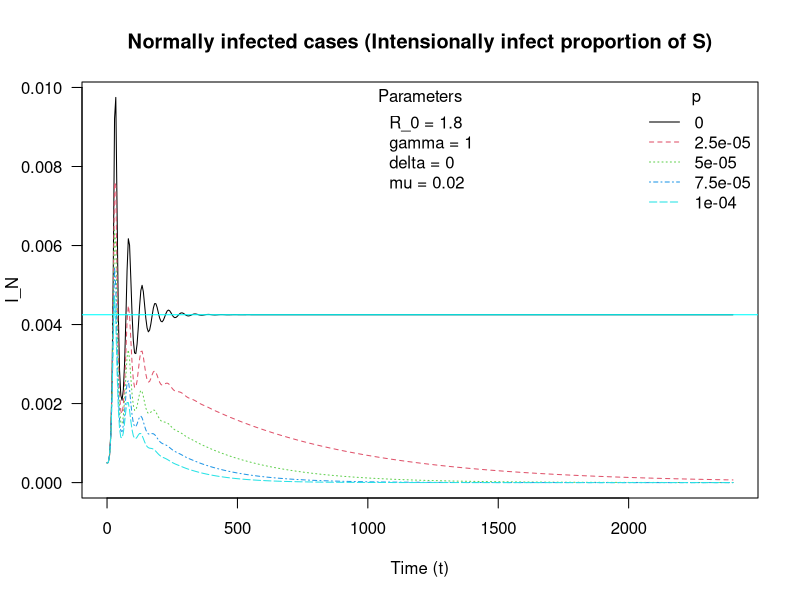

The R source for this figure:
library(deSolve)
## Vector Field for SIR model
SIR.vector.field <- function(t, vars, parms) {
  ##SIR.vector.field <- function(t, vars=c(S=S,I=I,R=R,Q=Q,X=X), parms=c(R_0=R_0,gamma=gamma,delta=delta,mu=mu,p=p)) {
    with(as.list(c(parms, vars)), {
    ## Summary: In intensional infection cases, I divided the infected further into normally infected and intensionally infected. 
    ##          While the normally infected cases are the real casualties.
    dS <- mu -gamma*R_0*S*(I_N+I_T) -p*S -mu*S# dS/dt
    dQ <- gamma*R_0*S*(I_N+I_T)+p*S + mu*p # cumulative cases
    dX <- gamma*R_0*S*I_N #cumulative normally infected cases
    dI_T <- p*S+gamma*R_0*S*I_T - gamma*I_T-mu*I_T # intensional infected cases, and cases which is infected by them
    dI_N <- gamma*R_0*S*I_N - gamma*I_N-mu*I_N # Normally infected cases
    dR <- gamma*(I_T+I_N)-mu*R #dR/dt
    
    dS_v <- mu-gamma*R_0*S_v*V -p*(S_v) - mu*(S_v)
    dV <- gamma*R_0*S_v*V - gamma*V-mu*V # Prevalence of vaccination
    dV_c <- gamma*R_0*S_v*V #cumulative infected cases with normal vaccination
    vec.fld <- c(dS=dS, dI_N=dI_N,dI_T=dI_T, dR=dR, dQ=dQ, dX=dX, dV=dV,dV_c=dV_c,dS_v=dS_v)
    return(list(vec.fld)) # ode() requires a list
  })
}

draw.soln <- function(ic=c(S=1,I_T=0,I_N=0,R=0,Q=0,X=0,V=0,V_c=0), tmax=1,
                      times=seq(0,tmax,by=tmax/500),
                      func, parms, doPlot=TRUE, ... ) {
  soln <- ode(ic, times, func, parms)
  if (doPlot) lines(times, soln[,"I_N"], lwd=1,...)
  
  return(invisible(as.data.frame(soln)))
}

## initial conditions:
I_T0 <- 0.0005
I_N0 <- 0.0005
S0 <- 0.55 ##1 - (I_T0+I_N0)
R0 <- 1 - (I_T0+I_N0) - S0
V0 <- 0.001
Q0 <- I_T0+I_N0
X0 <- Q0
V_c0 <- V0
S_v0 <- 1 - V_c0
## draw solutions for several values of parameter R_0:
##vary_p <- c(0,0.1,0.2,0.5,0.8)
vary_p <- seq(0,0.0001,length=5)

## set parameter values
R_0 <- 1.8
gamma <- 1 # two week mean infectious period will lead to trouble. So I chose 1 for now
delta <- 0
mu <- 1/50 # 50 year mean lifetime

## Plot solutions of the SIR model
tmax <- 2400 # end time for numerical integration of the ODE
## run one simulation to get sensible ylim
out <- draw.soln(ic=c(S=S0,I_N=I_N0,I_T=I_T0,R=R0,Q=Q0,X=X0,V=V0,V_c=V_c0,S_v=S_v0), tmax=tmax,
            func=SIR.vector.field,
            parms=c(R_0=R_0,gamma=gamma,delta=delta,mu=mu,p=0),
            doPlot=FALSE
            )
ymin <- min(out[["I_N"]],na.rm=TRUE)
ymax <- max(out[["I_N"]],na.rm=TRUE)
## draw box for plot:
plot(0,0,xlim=c(0,tmax),ylim=c(0,ymax),
     type="n",main="Normally infected cases (Intensionally infect proportion of S)",xlab="Time (t)",ylab="I_N",las=1)

legend("top", bty="n", title="Parameters",
       legend=c(paste0("R_0 = ",R_0),
                paste0("gamma = ",gamma),
                paste0("delta = ", delta),
                paste0("mu = ", mu)))
                                                   
for (i in 1:length(vary_p)) {
  draw.soln(ic=c(S=S0,I_N=I_N0,I_T=I_T0,R=R0,Q=Q0,X=X0,V=V0,V_c=V_c0,S_v=S_v0), tmax=tmax,
            func=SIR.vector.field,
            parms=c(R_0=R_0,gamma=gamma,delta=delta,mu=mu,p=vary_p[i]),
            col=i,
            lty=i # use a different line style for each solution
  )
}
legend("topright",legend=vary_p,col=1:length(vary_p),lty=1:length(vary_p),
       title="p",bty="n")

abline(h=0.004248364,col="cyan")
